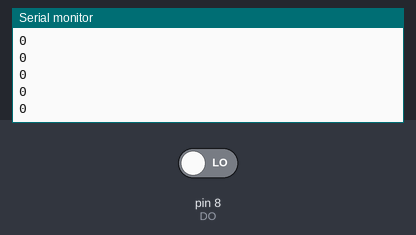
Bench run of a sketch on a simulated Arduino Uno, built with avr-gcc and run on an emulated ATmega328P. Shown: the last lines printed to the serial monitor. The test bench sets the inputs (shaded band); at power-on: pin 8 (DO) LOW.

Above: at 1.2 s.
1.3 s: pin 8 (DO) driven HIGH
At 1.31 s:
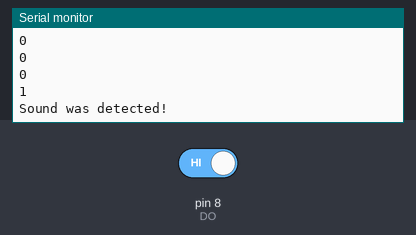
At 4.31 s:
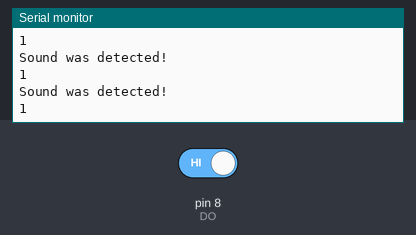

Measured:
- after the input at 1.3 s, the serial monitor: prints a new line at once (image 1)

The sketch:

Sound.ino
```cpp
#define DO 8
unsigned long last_event = 0;

void setup() {
  pinMode(DO, INPUT);
  Serial.begin(115200);
}

void loop() {
  int output = digitalRead(DO);
  Serial.println(output);
  if (output == HIGH) {
    Serial.println("Sound was detected!");
//    if (millis() - last_event > 25) {
//      Serial.println("Clap sound was detected!");
//    }
//    last_event = millis();
  }
  delay(100);
}
```
